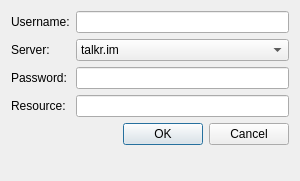
<?xml version="1.0" encoding="UTF-8"?>
<ui version="4.0">
 <class>dlg_connection</class>
 <widget class="QDialog" name="dlg_connection">
  <property name="geometry">
   <rect>
    <x>0</x>
    <y>0</y>
    <width>300</width>
    <height>181</height>
   </rect>
  </property>
  <property name="minimumSize">
   <size>
    <width>300</width>
    <height>181</height>
   </size>
  </property>
  <property name="maximumSize">
   <size>
    <width>16777215</width>
    <height>181</height>
   </size>
  </property>
  <property name="windowTitle">
   <string>Connection Dialog</string>
  </property>
  <property name="windowIcon">
   <iconset resource="resource/res.qrc">
    <normaloff>:/icons/icons/logotype.png</normaloff>:/icons/icons/logotype.png</iconset>
  </property>
  <layout class="QFormLayout" name="formLayout">
   <item row="0" column="0">
    <widget class="QLabel" name="lab_jid">
     <property name="text">
      <string>Username:</string>
     </property>
    </widget>
   </item>
   <item row="0" column="1">
    <widget class="QLineEdit" name="eln_jid"/>
   </item>
   <item row="1" column="0">
    <widget class="QLabel" name="lab_server">
     <property name="text">
      <string>Server:</string>
     </property>
    </widget>
   </item>
   <item row="1" column="1">
    <widget class="QComboBox" name="cmb_server">
     <item>
      <property name="text">
       <string>talkr.im</string>
      </property>
     </item>
    </widget>
   </item>
   <item row="2" column="0">
    <widget class="QLabel" name="lab_pass">
     <property name="text">
      <string>Password:</string>
     </property>
    </widget>
   </item>
   <item row="2" column="1">
    <widget class="QLineEdit" name="eln_pass">
     <property name="echoMode">
      <enum>QLineEdit::Password</enum>
     </property>
    </widget>
   </item>
   <item row="3" column="0">
    <widget class="QLabel" name="lab_resource">
     <property name="text">
      <string>Resource:</string>
     </property>
    </widget>
   </item>
   <item row="3" column="1">
    <widget class="QLineEdit" name="eln_resource">
     <property name="text">
      <string/>
     </property>
    </widget>
   </item>
   <item row="4" column="0" colspan="2">
    <widget class="QDialogButtonBox" name="dbb_button_box">
     <property name="layoutDirection">
      <enum>Qt::LeftToRight</enum>
     </property>
     <property name="orientation">
      <enum>Qt::Horizontal</enum>
     </property>
     <property name="standardButtons">
      <set>QDialogButtonBox::Cancel|QDialogButtonBox::Ok</set>
     </property>
    </widget>
   </item>
  </layout>
 </widget>
 <tabstops>
  <tabstop>eln_jid</tabstop>
  <tabstop>eln_pass</tabstop>
  <tabstop>dbb_button_box</tabstop>
 </tabstops>
 <resources>
  <include location="resource/res.qrc"/>
 </resources>
 <connections>
  <connection>
   <sender>dbb_button_box</sender>
   <signal>accepted()</signal>
   <receiver>dlg_connection</receiver>
   <slot>accept()</slot>
   <hints>
    <hint type="sourcelabel">
     <x>250</x>
     <y>151</y>
    </hint>
    <hint type="destinationlabel">
     <x>157</x>
     <y>274</y>
    </hint>
   </hints>
  </connection>
  <connection>
   <sender>dbb_button_box</sender>
   <signal>rejected()</signal>
   <receiver>dlg_connection</receiver>
   <slot>reject()</slot>
   <hints>
    <hint type="sourcelabel">
     <x>250</x>
     <y>151</y>
    </hint>
    <hint type="destinationlabel">
     <x>286</x>
     <y>274</y>
    </hint>
   </hints>
  </connection>
 </connections>
</ui>
